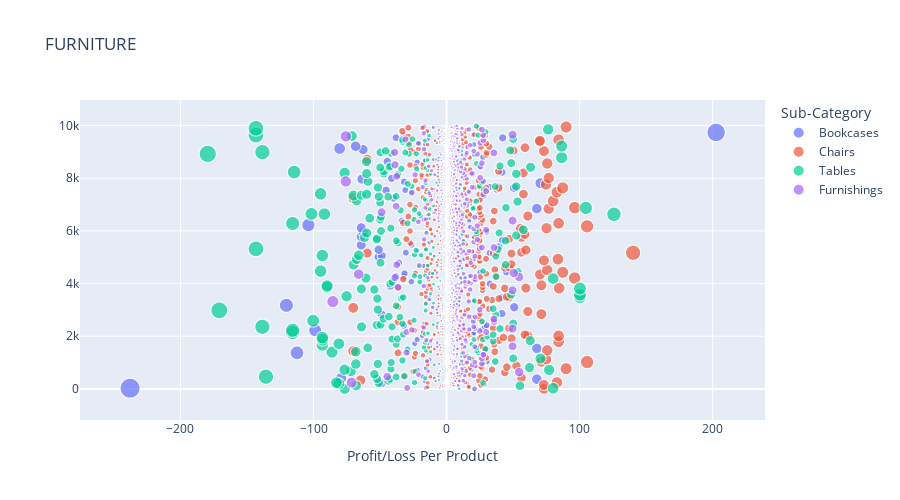

The code cell stored with this chart in its notebook:
### Markdown cell above
### Observations across 3 product categories:

1. <b>FURNITURE
- If we see average price, most tables and chairs are around 200 USD making them one of the most expensive furniture items. Highest table price is 500 USD whereas highest chair price is 700 USD.
- The most expensive item in the entire category is bookcase costing 800 USD.
    
    

2. <b>OFFICE SUPPLIES:
- Most of the prices are under the 100 USD mark.
- Binders and supplies are the expensive categories, highest being 1890 USD.
    

3. <b> TECHNOLOGY
-  From the Scatter Plot, we can observe that 'machines' and 'copiers' sub-categories are the most expensive items.
- Most of the products fall under the 200 USD price tag.

### Code cell
# We now check how much the product generates or loses in terms of revenue


# Another Plot for both Profit/Loss

for cat, Df in data:
    sizes = np.absolute(Df.profit_per_product)
    fig = px.scatter(Df, x = 'profit_per_product', title = cat.upper(), 
                    color = 'Sub-Category',
                    size = sizes, hover_data=['Sub-Category'])
    fig.update_layout(
        autosize = True,
        height = 500,
        xaxis = dict(title='Profit/Loss Per Product'),
        yaxis = dict(title=''),
    )
    fig.show()

### Figure 1 — Plotly figure (JSON) as saved in the notebook; plotly's stock layout.template omitted (floating-point values rounded to 4 significant figures; data arrays with more than 128 entries replaced by an {"elided": "..."} marker saying what was removed)
{"data": [{"customdata": {"elided": "228x1 str values"}, "hovertemplate": "Sub-Category=%{customdata[0]}<br>profit_per_product=%{x}<br>index=%{y}<br>size=%{marker.size}<extra></extra>", "legendgroup": "Bookcases", "marker": {"color": "#636efa", "size": {"elided": "228 float values"}, "sizemode": "area", "sizeref": 0.5947, "symbol": "circle"}, "mode": "markers", "name": "Bookcases", "showlegend": true, "type": "scattergl", "x": {"elided": "228 float values"}, "xaxis": "x", "y": {"elided": "228 int values"}, "yaxis": "y"}, {"customdata": {"elided": "617x1 str values"}, "hovertemplate": "Sub-Category=%{customdata[0]}<br>profit_per_product=%{x}<br>index=%{y}<br>size=%{marker.size}<extra></extra>", "legendgroup": "Chairs", "marker": {"color": "#EF553B", "size": {"elided": "617 float values"}, "sizemode": "area", "sizeref": 0.5947, "symbol": "circle"}, "mode": "markers", "name": "Chairs", "showlegend": true, "type": "scattergl", "x": {"elided": "617 float values"}, "xaxis": "x", "y": {"elided": "617 int values"}, "yaxis": "y"}, {"customdata": {"elided": "319x1 str values"}, "hovertemplate": "Sub-Category=%{customdata[0]}<br>profit_per_product=%{x}<br>index=%{y}<br>size=%{marker.size}<extra></extra>", "legendgroup": "Tables", "marker": {"color": "#00cc96", "size": {"elided": "319 float values"}, "sizemode": "area", "sizeref": 0.5947, "symbol": "circle"}, "mode": "markers", "name": "Tables", "showlegend": true, "type": "scattergl", "x": {"elided": "319 float values"}, "xaxis": "x", "y": {"elided": "319 int values"}, "yaxis": "y"}, {"customdata": {"elided": "957x1 str values"}, "hovertemplate": "Sub-Category=%{customdata[0]}<br>profit_per_product=%{x}<br>index=%{y}<br>size=%{marker.size}<extra></extra>", "legendgroup": "Furnishings", "marker": {"color": "#ab63fa", "size": {"elided": "957 float values"}, "sizemode": "area", "sizeref": 0.5947, "symbol": "circle"}, "mode": "markers", "name": "Furnishings", "showlegend": true, "type": "scattergl", "x": {"elided": "957 float values"}, "xaxis": "x", "y": {"elided": "957 int values"}, "yaxis": "y"}], "layout": {"autosize": true, "height": 500, "legend": {"itemsizing": "constant", "title": {"text": "Sub-Category"}, "tracegroupgap": 0}, "title": {"text": "FURNITURE"}, "xaxis": {"anchor": "y", "domain": [0, 1], "title": {"text": "Profit/Loss Per Product"}}, "yaxis": {"anchor": "x", "domain": [0, 1], "title": {"text": ""}}}}
